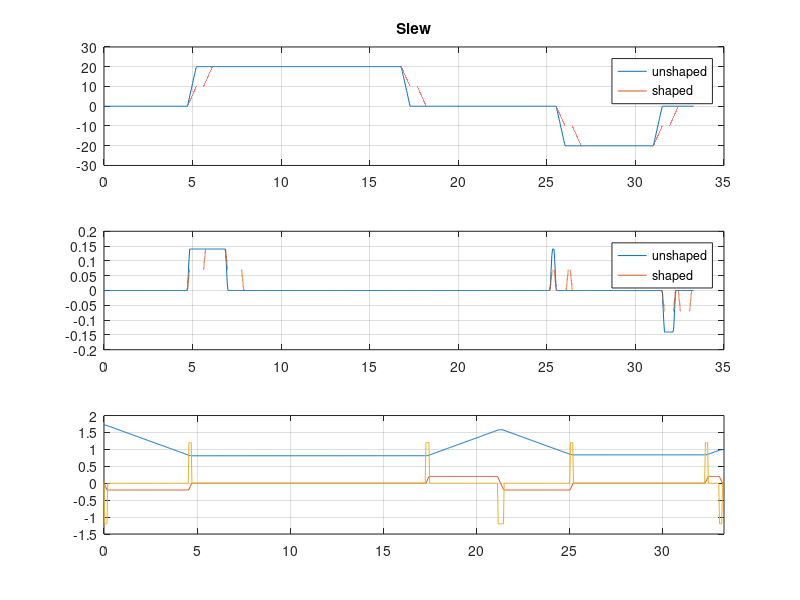

The MATLAB script that drew this image: (Note: this script raises an error after producing the figure.)
% crane trajectory creation
% Written by my lab partner, Lucas Tiziani
clear, clc, clf

%%%%%%%%%%%%%%%%%%%%%%%%%%%%%%%%%%%%%%%%%%%%%%%%%%%%%%%%%%%%%%%%%%%%%%%%%%
% The trajectory waypoints are mapped out below:

% Trajectory
% 1. [65,567,1720] for start location
% 2. 821 (mm) max hoist position for obstacle clearance, set to 811
% 3. [307,868,811] for payload r/theta location
% 4. 1561 (mm) min hoist pos for magnet engage, set to 1565
% 5. 879 (mm) max hoist poisition for payload pickup off ground, set to 835
% 6. max trolley position for obstacle avoidance, TODO: check max
% 7. [197,-,835] for payload dropoff location
% 8. 811 (mm) trolley location for payload dropoff
% 9. 988 mm hoist position for payload dropoff

% trajectory waypoints
%          1     2      3   4      5    6    7    8    9
posDes = [[65,   -1,  307,  -1,    -1,  -1,  197, -1,  -1];        % slew (deg)
          [567,  -1,  868,  -1,    -1,  900, -1,  811, -1]/1000;   % rad (m)
          [1720, 811, -1,   1580,  835, -1,  835, -1,  988]/1000]; % hoist (m)
 %%%%%%%%%%%%%%%%%%%%%%%%%%%%%%%%%%%%%%%%%%%%%%%%%%%%%%%%%%%%%%%%%%%%%%%%%%

      
% crane parameters
tSample = 0.04; % (s) sample time

% max velocities
velMax = [0.35*(180/pi); % slew (deg/s)
          0.14;          % rad (m/s) 
          0.2];         % hoist (m/s) TODO: determine this value
      
% max accelerations
accMax = [0.7*(180/pi); % slew (deg/s^2)
          1.20;         % rad (m/s^2)
          1.2];        % hoist (m/s^2) TODO: determine this value

% calculate acceleration/deceleration time & distance
tVelRamp = velMax./accMax; % (s)
posVelRamp = (1/2)*accMax.*tVelRamp.^2; % (deg)

% initialize trajectory arrays
tTraj = zeros(length(posDes),4,3);
vTraj = zeros(length(posDes),4,3);
aTraj = zeros(length(posDes),4,3);
dist = zeros(3,1); % travel distances
dir = zeros(3,1); % travel directions


%% calculate accelerations and corresponding times based on waypoints
pos = posDes(:,1); % set initial positions to first waypoint
for i = 2:length(posDes)
%     fprintf('%i\n',i)
    tMax = max(tTraj(i-1,end,:)); % end time of last waypoint
    
% calculate travel distance and direction
    for j = 1:3
        if posDes(j,i) < 0 % if no change to desired location
            dist(j) = 0; % set distance to zero
        else % otherwise
            dist(j) = posDes(j,i) - pos(j); % (deg) set distance
            dir(j) = sign(dist(j)); % determine direction based on sign
        end
    
        if dist(j) == 0 % if no distance to travel
            tTraj(i,:,j) = tMax; % just repeat time from last timestep
        elseif abs(dist(j)) < 2*posVelRamp(j) % if max velocity not reached
            t = sqrt(abs(dist(j))/accMax(j));
            tTraj(i,:,j) = [0,t,t,2*t] + tMax;
            v = dir(j)*accMax(j)*t;
            vTraj(i,:,j) = [0,v,v,0];
            aTraj(i,:,j) = [dir(j)*accMax(j), 0, -dir(j)*accMax(j), 0];
        else % if max velocity reached
            t = (abs(dist(j)) - 2*posVelRamp(j))/velMax(j);
            tTraj(i,:,j) = [0, tVelRamp(j), tVelRamp(j) + t,... 
                t + 2*tVelRamp(j)] + tMax;
            vTraj(i,:,j) = [0, dir(j)*velMax(j), dir(j)*velMax(j), 0];
            aTraj(i,:,j) = [dir(j)*accMax(j), 0, -dir(j)*accMax(j), 0];
           
        end
        
        % update positions to current waypoint
        if posDes(j,i) >= 0
            pos(j) = posDes(j,i);
        end
        
    end
end

% reshape data into vectors
tSlew = reshape(tTraj(:,:,1)',[],1);
vSlew = reshape(vTraj(:,:,1)',[],1);
aSlew = reshape(aTraj(:,:,1)',[],1); 
tRad = reshape(tTraj(:,:,2)',[],1);
aRad = reshape(aTraj(:,:,2)',[],1);
tHoist = reshape(tTraj(:,:,3)',[],1);
aHoist = reshape(aTraj(:,:,3)',[],1);

% group vectors into cell array
tArray = {tSlew,tRad,tHoist};
aArray = {aSlew,aRad,aHoist};

% eliminate repeated times
for j = 1:3
    tVecRep = tArray{j}; % vector of times with repeats
    aVecRep = aArray{j}; % vector of corresponding accel values
    
    [~,~,Iu] = unique(tVecRep); % get indices corresponding to repeated times
    tVec = zeros(Iu(end),1); % initialize vector of non-repeated times
    aVec = zeros(Iu(end),1); % initialize corresponding accel vector


    for i = 1:Iu(end) % loop over all unique time values
        
        inds = (Iu==i); % indices of repeated time values
        c = sum(inds); % number of repeated time values
        if (c > 1) % if multiple occurrences
            tRep = tVecRep(inds); % repeated time values
            aRep = aVecRep(inds); % corresponding accel values

            [~,I] = max(abs(aVecRep(Iu==i))); % index of accel value to keep

            tVec(i,1) = tRep(I);
            aVec(i,1) = aRep(I);
        else
            tVec(i,1) = tVecRep(inds);
            aVec(i,1) = aVecRep(inds);
        end
    end
    tArr{j} = tVec;
    aArr{j} = aVec;
end


%% calculate acceleration, velocity, position arrays
% loop over sample times
tInc = 0.0001; % small time increment
t = 0:tInc:(max(tTraj(end,4,:)) + 0.1);
a = zeros(length(t),3);
v = zeros(length(t),3);
p = zeros(length(t),3);
p(1,:) = posDes(:,1)';
ind = [1,1,1]; % index of current accel

for i = 2:(length(t))
    tCur = t(i);
    
    for j = 1:3 % loop over 3 crane axes
        if ind(j) < length(tArr{j}) % if final time not yet reached
            if tCur >= tArr{j}(ind(j)+1) % if next time reached
                ind(j) = ind(j) + 1; % increment index          
            end
        end
        
        a(i,j) = aArr{j}(ind(j));
        v(i,j) = a(i,j)*tInc + v(i-1,j);
        p(i,j) = v(i,j)*tInc + p(i-1,j);
    end   
end

%%%%%%%%%%%%%%%%%%%%%%%%%%%%%%%%%%%%%%%%%%%%%%%%%%%%%%%%%%%%%%%%%%%%%%%%%%
% at this point in the script, arrays a,v, and p should have fairly
% accurate data for unshaped trajectories (the timestep for these
% trajectories is 'tInc'
%%%%%%%%%%%%%%%%%%%%%%%%%%%%%%%%%%%%%%%%%%%%%%%%%%%%%%%%%%%%%%%%%%%%%%%%%%


%% shape velocity TODO: adjust for max velocity not reached
w1 = sqrt(9.81/0.821); % natural frequency
T1 = 2*pi/w1; % period
w2 = sqrt(9.81/0.7); % natural frequency
T2 = 2*pi/w2; % period

tShaper = 0:tInc:(T1/2); % shaper time vector
ZV = [0.5; zeros(length(tShaper)-2,1); 0.5]; % shaper values
velShaped{1} = conv(v(:,1),ZV); % shaped velocity
velShaped{2} = conv(v(:,2),ZV); 

timeShaped{1} = 0:tInc:(length(velShaped{1})*tInc - tInc);
timeShaped{2} = 0:tInc:(length(velShaped{2})*tInc - tInc);


% velShaped = {};
% timeShaped = {};
% for j = 1:2 % loop over slew and rad
%     % determine nonzero velocity command times
%     i = 1;
%     velTimes = [];
%     while i <= length(tArr{j})
%         if aArr{j}(i) ~= 0
%             velTimes = [velTimes, tArr{j}(i), tArr{j}(i+3)];
%             i = i + 4;
%         else
%             i = i + 1;
%         end
%     end
% 
% % shape each velocity command separately based on hoist length
%     vShaped = v(:,j);
%     tShaped = t;
%     tAdded = 0;
%     for i = 1:2:length(velTimes)
%         tStart = velTimes(i) + tAdded; % velocity command start time
%         tEnd = velTimes(i+1) + tAdded; % velocity command end time
% 
%         [~,indStart] = min(abs(t-tStart)); % corresponding start index
%         [~,indEnd] = min(abs(t-tEnd)); % corresponding end index
% 
%         w = sqrt(9.81/p(indStart,3)); % natural frequency
%         T = 2*pi/w; % period
% 
%         tShaper = 0:tInc:(T/2); % shaper time vector
%         ZV = [0.5; zeros(length(tShaper)-2,1); 0.5]; % shaper values
%         vS = conv(vShaped(indStart:indEnd,1),ZV); % shaped velocity
% 
%         vShaped = [vShaped(1:(indStart-1)); vS(:,1); vShaped((indEnd+1):end)]; % new velocity vector
%         tShaped = 0:tInc:(length(vShaped)*tInc - tInc); % new time vector
%         
%         tAdded = tShaped(end) - t(end); % time added by shaper convolution
%     end
%     velShaped{j} = vShaped;
%     timeShaped{j} = tShaped;
% end


%% discretize to crane sample rate
t = t(1:(tSample/tInc):end);
a = a(1:(tSample/tInc):end,:);
v = v(1:(tSample/tInc):end,:);
p = p(1:(tSample/tInc):end,:);


%% plot
% unshaped vs shaped velocity
subplot(3,1,1)
plot(t,v(:,1))
hold on
plot(timeShaped{1},velShaped{1})
grid on
legend('unshaped','shaped')
title('Slew')

subplot(3,1,2)
plot(t,v(:,2))
hold on
plot(timeShaped{2},velShaped{2})
grid on
legend('unshaped','shaped')

subplot(3,1,3)
plot(t,p(:,3))
hold on
plot(t,v(:,3))
plot(t,a(:,3))
grid on
xlim([0 max(t)])
legend('position','velocity','accleration')
title('Hoist')


% position, velocity, acceleration
% subplot(3,2,1)
% plot(t,p(:,1))
% hold on
% plot(t,v(:,1))
% plot(t,a(:,1))
% grid on
% xlim([0 max(t)])
% legend('position','velocity','accleration')
% title('Slew')
% 
% subplot(3,2,3)
% plot(t,p(:,2))
% hold on
% plot(t,v(:,2))
% plot(t,a(:,2))
% grid on
% xlim([0 max(t)])
% legend('position','velocity','accleration')
% title('Radius')
% 
% subplot(3,2,5)
% plot(t,p(:,3))
% hold on
% plot(t,v(:,3))
% plot(t,a(:,3))
% grid on
% xlim([0 max(t)])
% legend('position','velocity','accleration')
% title('Hoist')
% 
% subplot(3,2,[2,4])
% polarplot(p(:,1)*pi/180,p(:,2))


v(:,1) = v(:,1)/velMax(1);
v(:,2) = v(:,2)/velMax(2);
v(:,3) = v(:,3)/velMax(3)*-1;
v = round(v*100);

